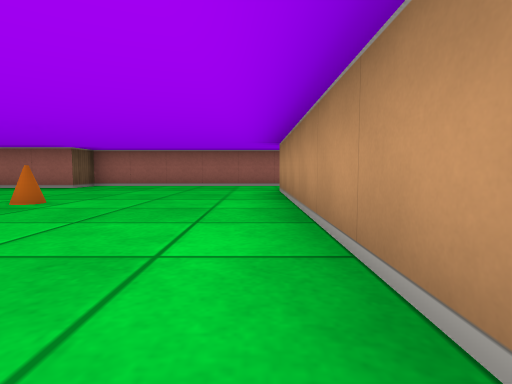
view 1 (above)

24 first-person views from a walk through a cub3D maze. The camera is about half as high as the walls, tilts 4° down and sees 80° across. The floor is counted in squares. Each view is taken from the middle of a square. On the plan, view 1 faces up. The plan holds only what a view shows up to about 9 squares ahead; the rest is blank.

view 2
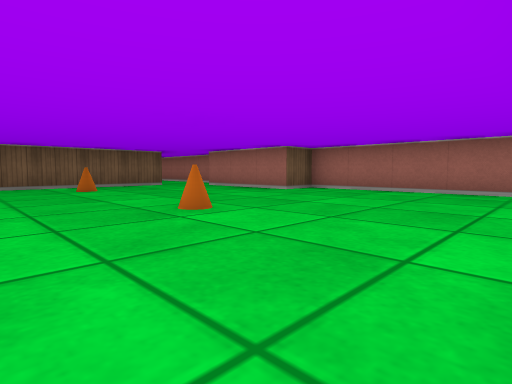

view 3
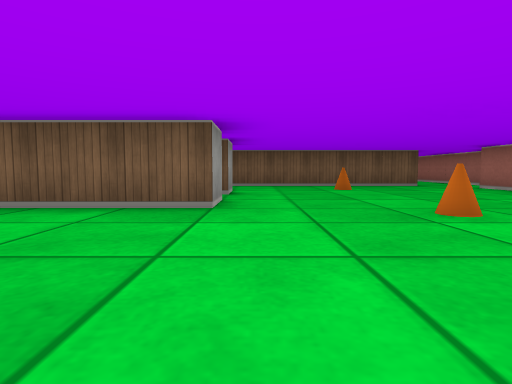

view 4
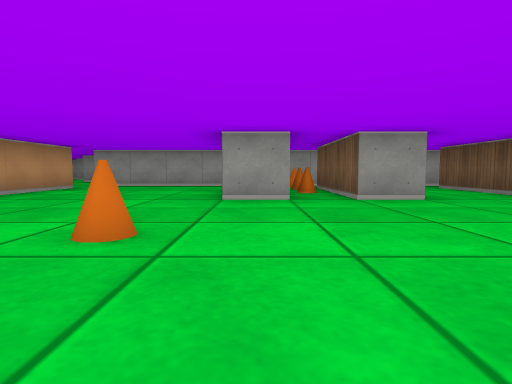

view 5
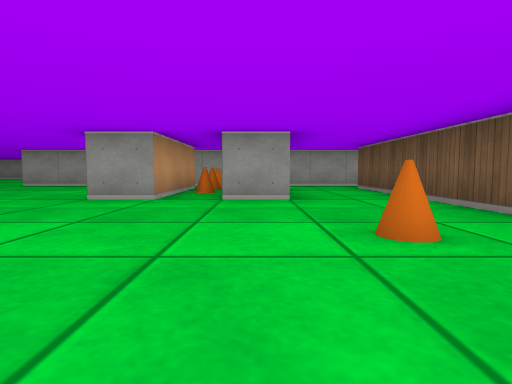

view 6
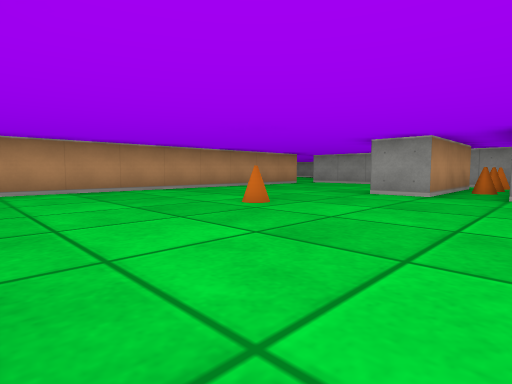

view 7
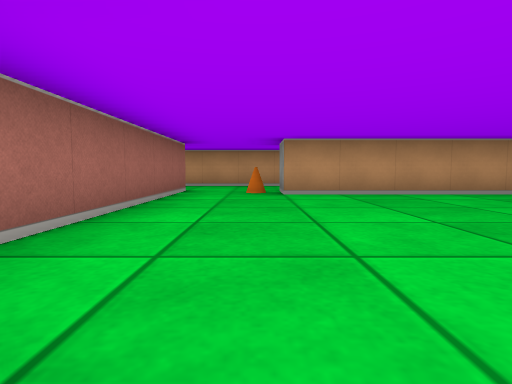

view 8
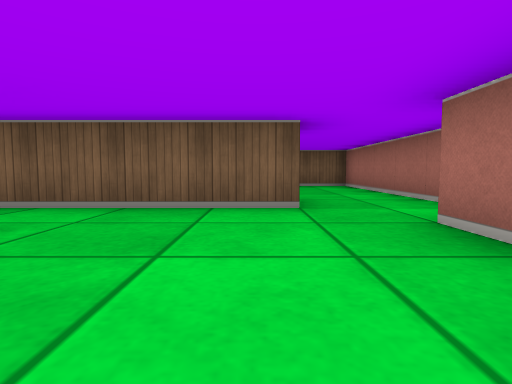

view 9
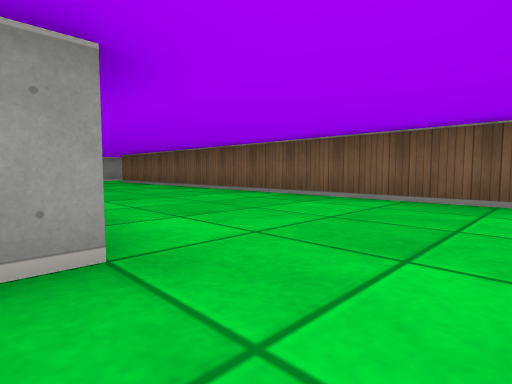

view 10
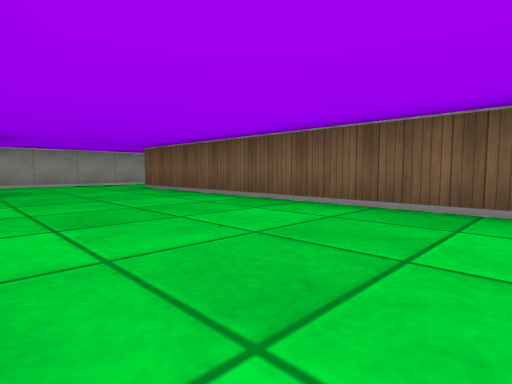

view 11
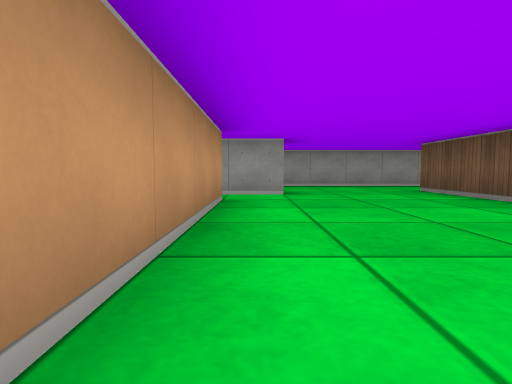

view 12
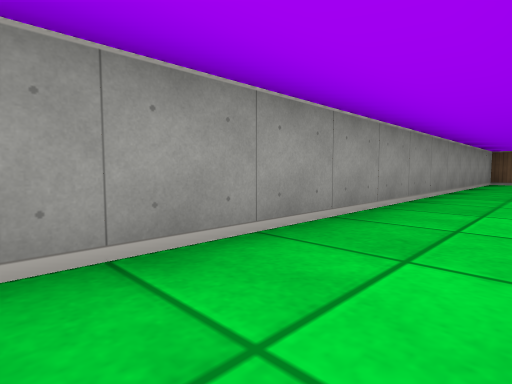

view 13
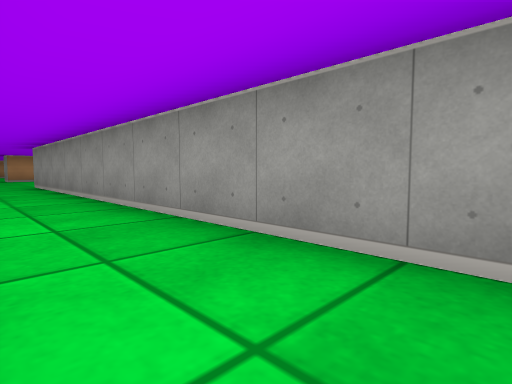

view 14
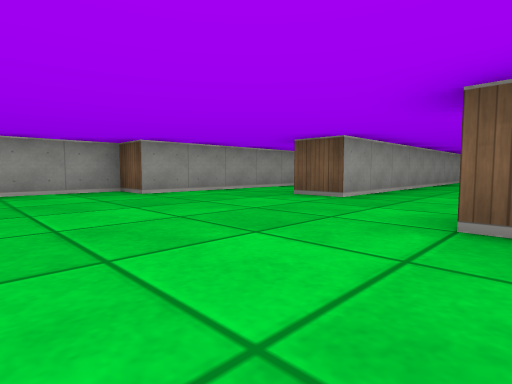

view 15
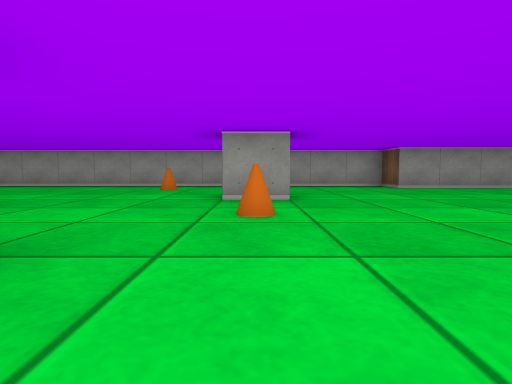

view 16
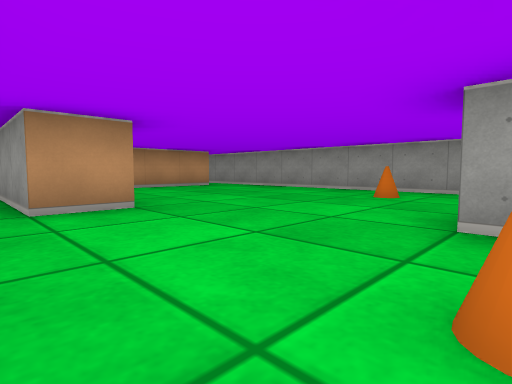

view 17
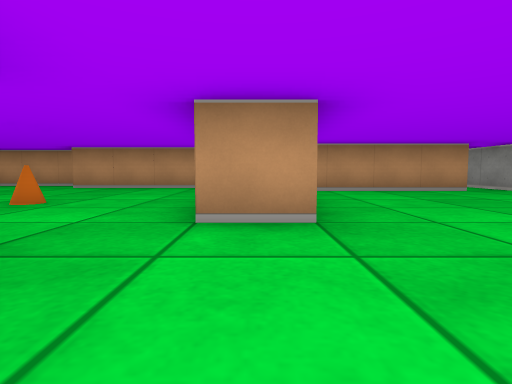

view 18
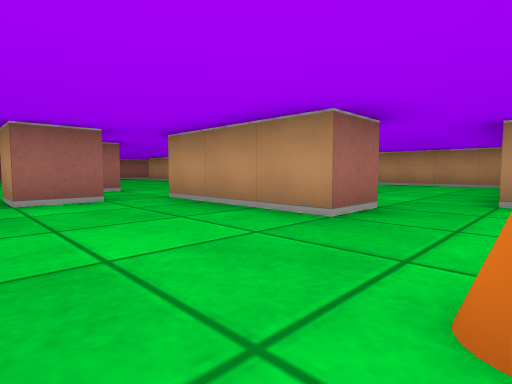

view 19
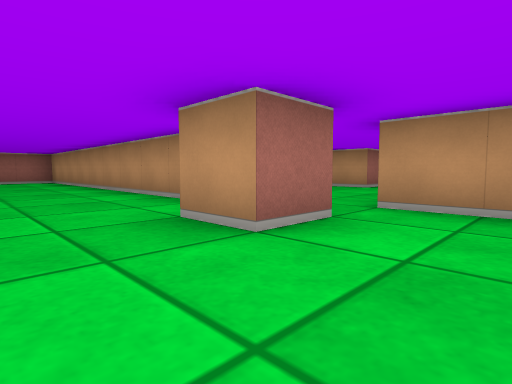

view 20
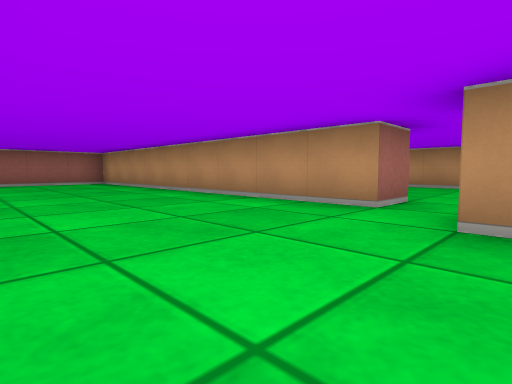

view 21
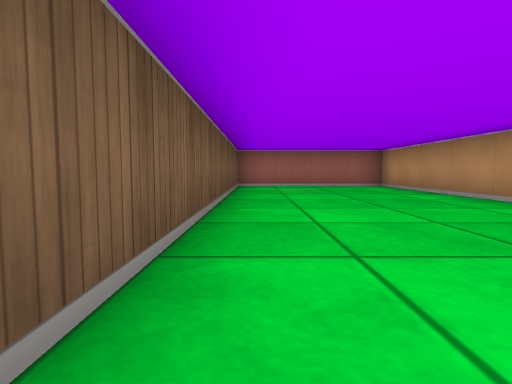

view 22
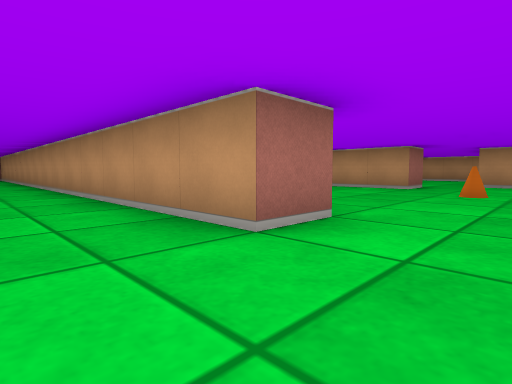

view 23
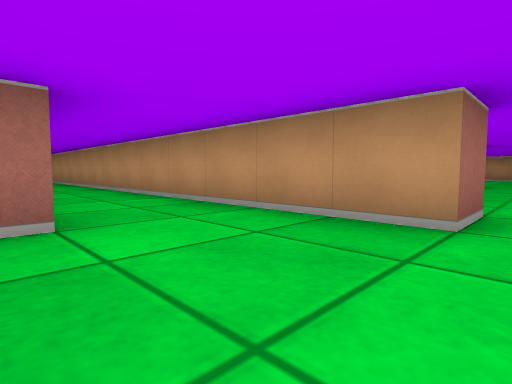

view 24
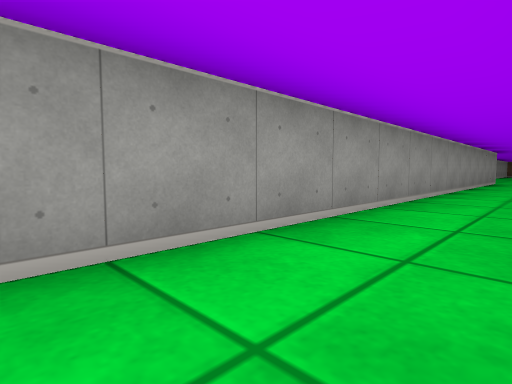

### Floor plan
Ten units are one square. View 1 is at (0, 0); x grows to the right and y downward. Boxes are objects, and circles mark ways between rooms. Rooms are numbered by the first view taken in them; rooms with no view inside come last. Other rooms are left out.
<svg viewBox="-149 -120 314 220">
<path fill="none" stroke="#000" d="M-66 -15 -55 -15 -55 15M-45 14 -45 -15 -35 -15 -35 10M-85 -66 -85 15M5 15 5 -65M-85 25 5 25M5 -85 -45 -85 -45 -75 -75 -75M-95 15 -95 -25M-105 25 -85 25M-96 -65 -90 -65M-88 -85 -135 -85 -135 35M-144 55 -114 55M46 35 35 35 35 -90M16 15 11 15M75 55 85 55M86 -5 75 -5 75 -15M106 25 95 25 95 -5M96 -25 85 -25 85 -115 45 -115 45 -35M115 46 115 35M89 95 155 95M5 -65 14 -65M15 -85 5 -85M155 86 155 52M-84 85 45 85 45 95 71 95M-114 55 25 55 25 65"/>
<rect x="-75" y="-45" width="10" height="10" fill="#bbb"><title>cone</title></rect>
<rect x="-55" y="15" width="10" height="10" fill="#bbb"><title>other object</title></rect>
<rect x="-55" y="5" width="10" height="10" fill="#bbb"><title>cone</title></rect>
<rect x="-55" y="-5" width="10" height="10" fill="#bbb"><title>cone</title></rect>
<rect x="-35" y="-45" width="10" height="10" fill="#bbb"><title>cone</title></rect>
<rect x="5" y="-75" width="10" height="10" fill="#bbb"><title>cone</title></rect>
<rect x="75" y="35" width="10" height="10" fill="#bbb"><title>cone</title></rect>
<rect x="95" y="75" width="10" height="10" fill="#bbb"><title>cone</title></rect>
<circle cx="-90" cy="-75" r="3" fill="#2a7"/>
<circle cx="-90" cy="20" r="3" fill="#2a7"/>
<circle cx="10" cy="-75" r="3" fill="#2a7"/>
<circle cx="10" cy="20" r="3" fill="#2a7"/>
<circle cx="-105" cy="45" r="3" fill="#2a7"/>
<text x="-40" y="-30">1</text>
<text x="-120" y="-20">2</text>
<text x="50" y="20">3</text>
</svg>
Room 1 opens to room 2. Room 1 opens to room 3. Room 2 opens to room 3.

Where each view was taken, in squares from view 1:
view 1: 0 up, 0 right, facing up
view 2: 2 up, 0 right, facing up-left
view 3: 2 up, 0 right, facing left
view 4: 6 up, 4 left, facing down
view 5: 6 up, 6 left, facing down
view 6: 7 up, 6 left, facing down-right
view 7: 7 up, 5 left, facing right
view 8: 6 up, 5 left, facing left
view 9: 8 up, 9 left, facing down-left
view 10: 4 up, 10 left, facing down-left
view 11: 3 up, 10 left, facing down
view 12: 4 down, 5 left, facing down-left
view 13: 4 down, 7 left, facing down-right
view 14: 3 down, 7 right, facing down-left
view 15: 1 down, 8 right, facing down
view 16: 3 down, 8 right, facing down-right
view 17: 4 down, 9 right, facing right
view 18: 4 down, 7 right, facing up-right
view 19: 1 down, 6 right, facing up-right
view 20: 1 up, 5 right, facing up-right
view 21: 3 up, 5 right, facing up
view 22: 5 down, 2 right, facing up-right
view 23: 4 down, 1 right, facing up-right
view 24: 7 down, 3 right, facing down-left
